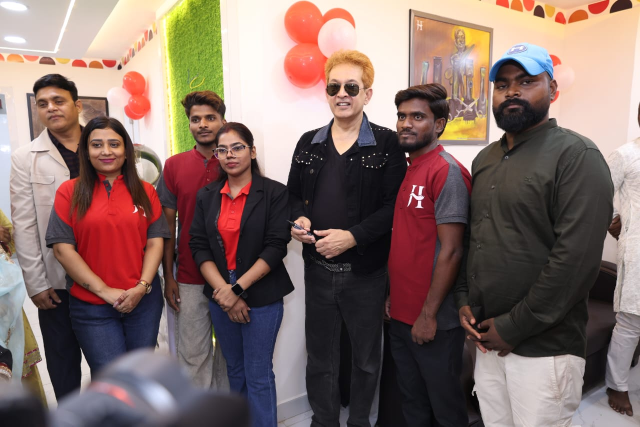
#> input picture shop images/WhatsApp Image 2026-11-10 at 9.11.20 AM (1).jpeg, 1280 x 853 px, found by its file name (shown at 1/2 size); its folder holds only this picture in this run
$ python inspect_photos.py
#> lines starting #> are read from the running program, lines starting #| are printed output that depends on the picture
import os
import cv2
import numpy as np

dir_name = 'shop images'
files = sorted(os.listdir(dir_name))

print(f"=== DEEP INSPECTION OF ALL {len(files)} SALON IMAGES ===", flush=True)

cascade_path = cv2.data.haarcascades + 'haarcascade_frontalface_default.xml'
cascade = cv2.CascadeClassifier(cascade_path) if os.path.exists(cascade_path) else None

for idx, f in enumerate(files):
    p = os.path.join(dir_name, f)
    im = cv2.imread(p)
#> im is the input picture: shape (853, 1280, 3); mean B, G, R 102.8, 108.3, 130.8
    if im is None:
        continue
    h, w, c = im.shape
#> h = 853; w = 1280; c = 3
    aspect = w / h
#> aspect = 1.5

    # Downscale for fast feature analysis
    small_w = 400
    small_h = int(h * (400.0 / w))
#> small_h = 266
    small = cv2.resize(im, (small_w, small_h))
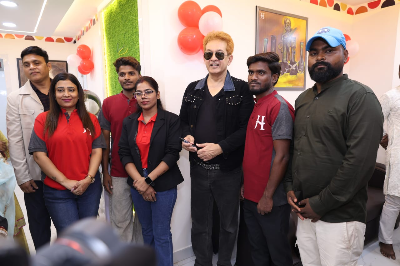
#> small: shape (266, 400, 3); mean B, G, R 102.7, 108.2, 130.7

    gray = cv2.cvtColor(small, cv2.COLOR_BGR2GRAY)
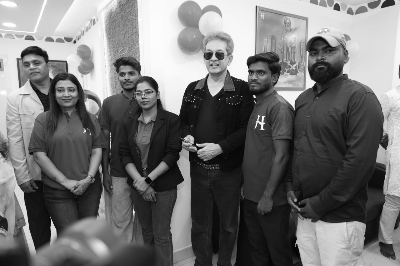
#> gray: shape (266, 400); min 3, max 255, mean 114.3
    faces = cascade.detectMultiScale(gray, 1.15, 3) if cascade else []
#> faces = [[17, 52, 30, 30], [114, 63, 28, 28], [243, 62, 28, 28], [52, 79, 29, 29], [131, 82, 27, 27], [196, 42, 38, 38]]

    hsv = cv2.cvtColor(small, cv2.COLOR_BGR2HSV)
#> hsv: shape (266, 400, 3); mean H, S, V 69.3, 68.6, 134.5
    mean_v = np.mean(hsv[:, :, 2])
#> mean_v = 134.5
    mean_s = np.mean(hsv[:, :, 1])
#> mean_s = 68.62

    # Check lighting and color
    # Warm wood (salon stations/flooring)
    wood = ((hsv[:, :, 0] >= 10) & (hsv[:, :, 0] <= 25) & (hsv[:, :, 1] >= 60)).mean()
#> wood = 0.0909
    # Jawed Habib Red
    red = (((hsv[:, :, 0] <= 10) | (hsv[:, :, 0] >= 170)) & (hsv[:, :, 1] >= 120)).mean()
#> red = 0.121
    # Bright lights / mirrors
    bright = (gray > 220).mean()
#> bright = 0.158
    dark = (gray < 40).mean()
#> dark = 0.259

    # Orientation
    orient = "Landscape" if aspect > 1.2 else "Portrait" if aspect < 0.85 else "Square"
#> orient = 'Landscape'

    print(f"[{idx+1:02d}] {f} | {w}x{h} ({orient}) | Faces: {len(faces)} | Bri: {mean_v:.0f} | Wood: {wood*100:.1f}% | Red: {red*100:.1f}% | Mirror/Bright: {bright*100:.1f}% | Dark: {dark*100:.1f}%", flush=True)
#| [01] WhatsApp Image 2026-11-10 at 9.11.20 AM (1).jpeg | 1280x853 (Landscape) | Faces: 6 | Bri: 135 | Wood: 9.1% | Red: 12.1% | Mirror/Bright: 15.8% | Dark: 25.9%

$ run again, on shop images/WhatsApp Image 2026-11-10 at 9.11.22 AM (1).jpeg
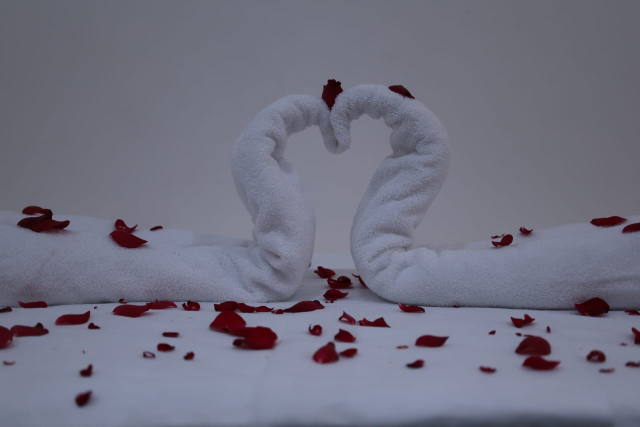
#> input picture shop images/WhatsApp Image 2026-11-10 at 9.11.22 AM (1).jpeg, 1280 x 853 px, found by its file name (shown at 1/2 size)
#> im is the input picture: shape (853, 1280, 3); mean B, G, R 129.4, 113.4, 113.3
#> `small = cv2.resize(im, (small_w, small_h))`:
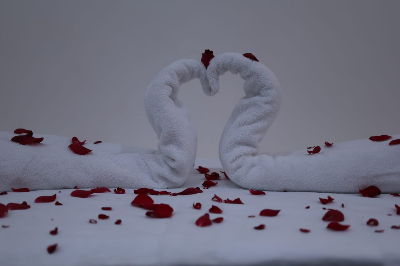
#> small: shape (266, 400, 3); mean B, G, R 129.3, 113.4, 113.2
#> `gray = cv2.cvtColor(small, cv2.COLOR_BGR2GRAY)`:
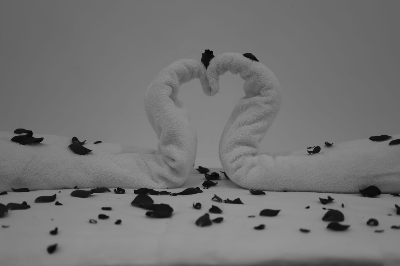
#> gray: shape (266, 400); min 5, max 149, mean 115.1
#> faces = ()
#> hsv: shape (266, 400, 3); mean H, S, V 119.8, 42.1, 130.9
#> mean_v = 130.9
#> mean_s = 42.05
#> wood = 0
#> red = 0.0339
#> bright = 0
#> dark = 0.0355
#| [01] WhatsApp Image 2026-11-10 at 9.11.22 AM (1).jpeg | 1280x853 (Landscape) | Faces: 0 | Bri: 131 | Wood: 0.0% | Red: 3.4% | Mirror/Bright: 0.0% | Dark: 3.5%

$ run again, on shop images/WhatsApp Image 2026-11-10 at 9.11.20 AM.jpeg
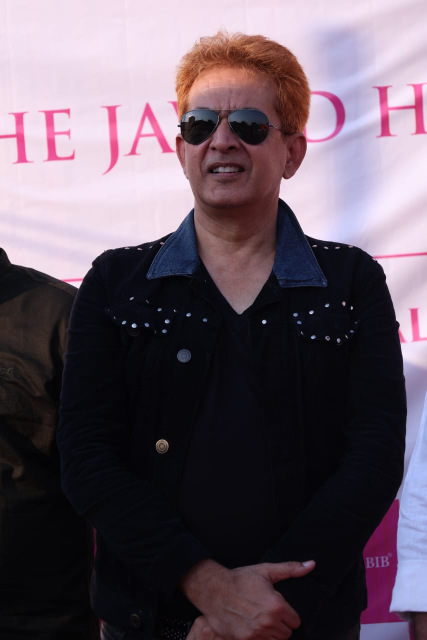
#> input picture shop images/WhatsApp Image 2026-11-10 at 9.11.20 AM.jpeg, 853 x 1280 px, found by its file name (shown at 1/2 size)
#> im is the input picture: shape (1280, 853, 3); mean B, G, R 96.8, 85.5, 99.1
#> `small = cv2.resize(im, (small_w, small_h))`:
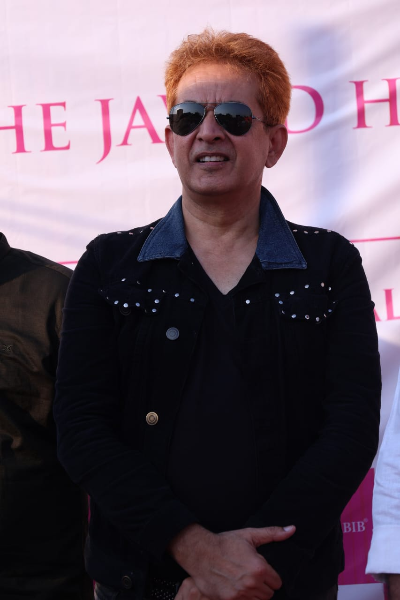
#> small: shape (600, 400, 3); mean B, G, R 96.8, 85.5, 99.1
#> `gray = cv2.cvtColor(small, cv2.COLOR_BGR2GRAY)`:
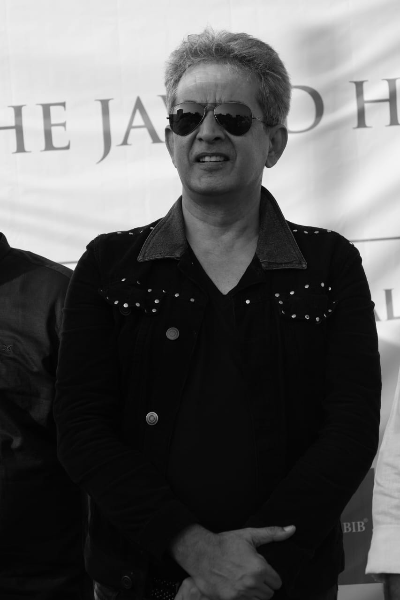
#> gray: shape (600, 400); min 0, max 246, mean 90.8
#> faces = [[149, 70, 130, 130]]
#> hsv: shape (600, 400, 3); mean H, S, V 126.7, 81.7, 104.7
#> mean_v = 104.7
#> mean_s = 81.7
#> wood = 0.00535
#> red = 0.044
#> bright = 0.217
#> dark = 0.515
#| [01] WhatsApp Image 2026-11-10 at 9.11.20 AM.jpeg | 853x1280 (Portrait) | Faces: 1 | Bri: 105 | Wood: 0.5% | Red: 4.4% | Mirror/Bright: 21.7% | Dark: 51.5%
